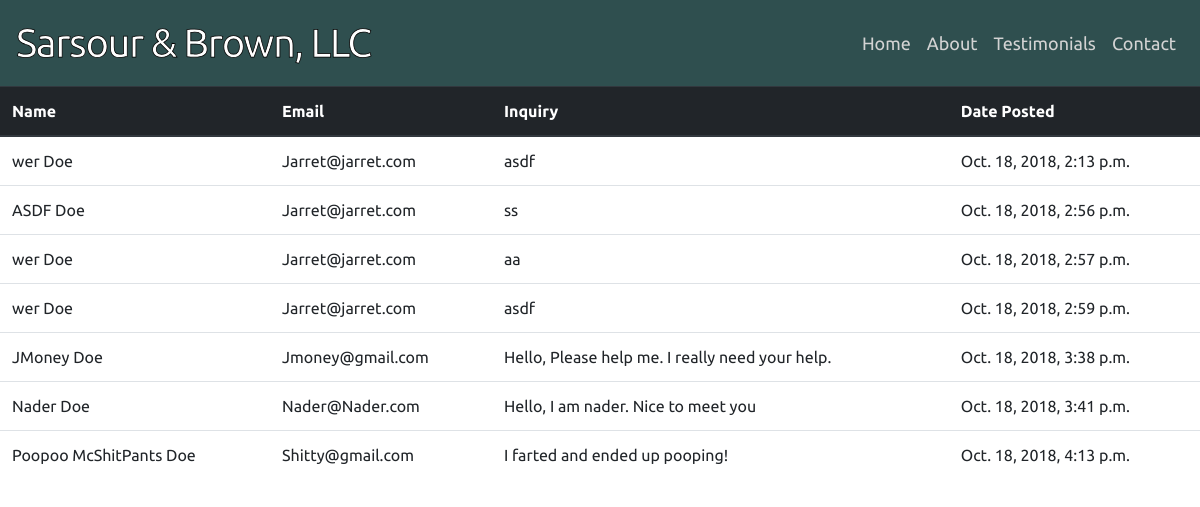
/display_inquiries/, run on an earlier commit of the app's database.
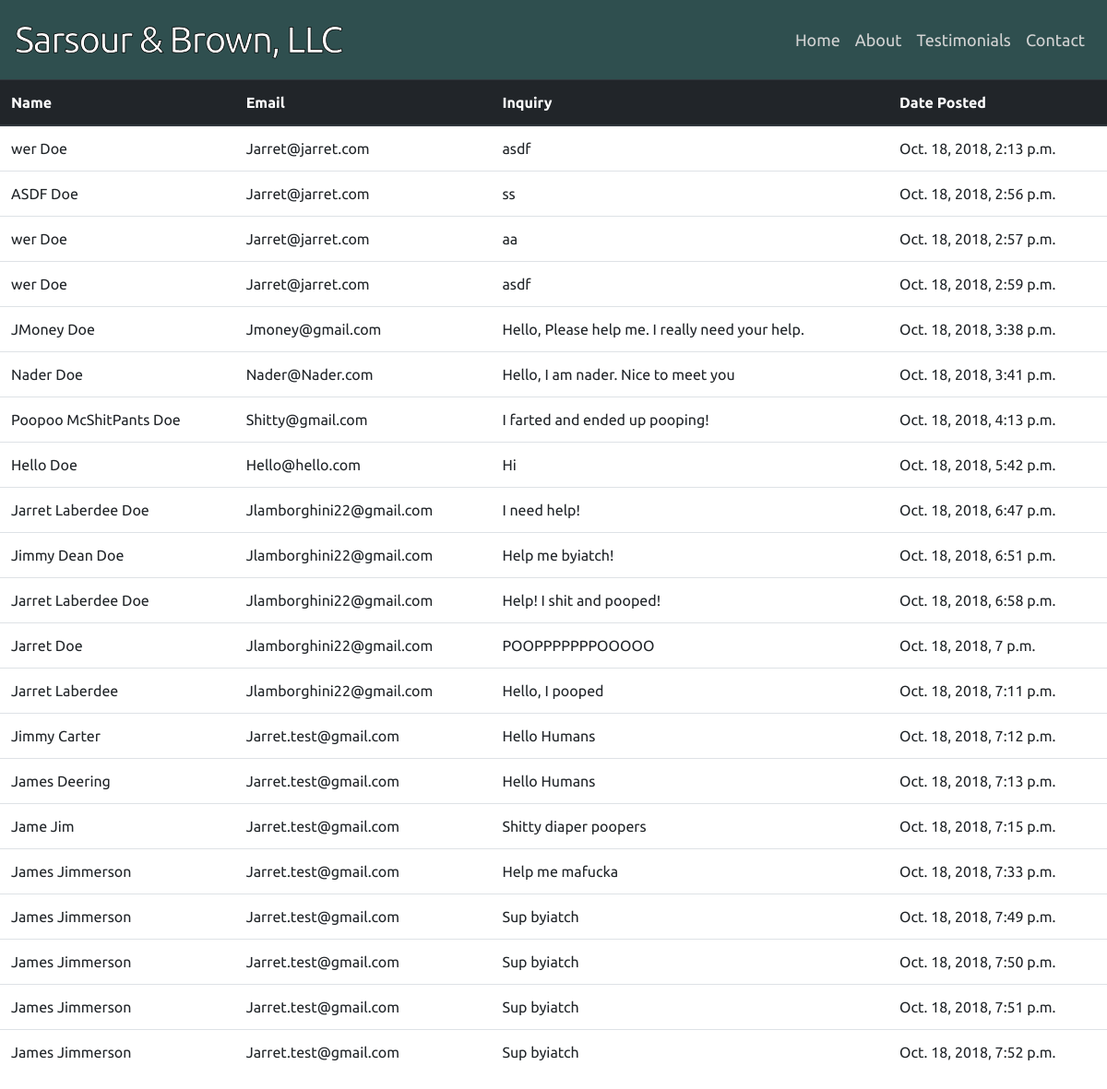
And on a later commit of the database.
### home/models.py (models this page shows, shortened)
class Submitter(models.Model):
    first_name = models.CharField(max_length=100)
    last_name = models.CharField(max_length=100, default="Doe")
    email = models.EmailField(max_length=100)
    body = models.CharField(max_length=250)
    date_submitted = models.DateTimeField(default=timezone.now)

### home/views.py (the view)
# urls.py: path('display_inquiries/', views.display_inquiries, name='display_inquiries'),
def display_inquiries(request):
    query_results = Submitter.objects.all()
    context = {'query_results': query_results, 'n': range(10000)}
    return render(request, 'home/display_inquiries.html', context)

### home/templates/home/display_inquiries.html
{% extends 'home/base.html' %}
{% block display_inquiries %}
    <table class="table">
        <thead class="thead-dark">
            <tr>
                <th scope="col">Name</th>
                <th scope="col">Email</th>
                <th scope="col">Inquiry</th>
                <th scope="col">Date Posted</th>
            </tr>
        </thead>
        {% for item in query_results %}
        <tr>
            <td>{{ item.first_name }} {{ item.last_name }} </td>
            <td>{{ item.email }}</td>
            <td>{{ item.body }}</td>
            <td>{{ item.date_submitted }}</td>
        </tr>
        {% endfor %}
    </table>
{% endblock %}

### home/templates/home/base.html (shortened to what this page needs)
{% load static %}
<!DOCTYPE html>
<html lang="en">
  <head>
    <link rel="stylesheet" href="{% static 'styles.css' %}" type="text/css"/>
    <link rel="stylesheet" href="{% static 'validation_failure_modal.css' %}" type="text/css"/>
    <link rel="stylesheet" href="https://stackpath.bootstrapcdn.com/bootstrap/4.1.3/css/bootstrap.min.css">
  </head>
  <body>
    <nav class="navbar navbar-expand-sm">
      <a class="navbar-brand" id="sarsour_and_brown_nav_text">Sarsour &amp Brown, LLC</a>
      <div class="collapse navbar-collapse" id="navbarMenu">
        <ul class="navbar-nav ml-auto">
          <li class="nav-item">
            <a href="{% url 'home-page' %}" class="nav-link">Home</a>
          </li>
          <li class="nav-item">
            <a href="{% url 'about-page' %}" class="nav-link">About</a>
          </li>
          <li class="nav-item">
            <a href="{% url 'testimonials-page' %}" class="nav-link">Testimonials</a>
          </li>
          <li class="nav-item">
            <a href="{% url 'contact-page' %}" class="nav-link">Contact</a>
          </li>
        </ul>
      </div>
    </nav>
    {% block display_inquiries %}{% endblock %}
  </body>
</html>

### static/styles.css (style rules this page uses)
head, body, nav, footer, div, table { font-family: 'Ubuntu', sans-serif; }
ul.navbar-nav.ml-auto li.nav-item a.nav-link { color: lightgrey; }
nav.navbar.navbar-expand-sm { background-color: rgb(47,79,79); }
nav.navbar.navbar-expand-sm a.navbar-brand { letter-spacing: -1.5px; font-size: 40px; color: black; -webkit-text-fill-color: white; -webkit-text-stroke-width: .75px; -webkit-text-stroke-color: black; }
ul.navbar-nav.ml-auto li.nav-item { font-size: 18px; }

What changed in the data, as far as the page shows it:
added Submitter: first_name "Hello", last_name "Doe", email "Hello@hello.com", body "Hi", date_submitted "Oct. 18, 2018, 5:42 p.m."
added Submitter: first_name "Jarret Laberdee", last_name "Doe", email "Jlamborghini22@gmail.com", body "I need help!", date_submitted "Oct. 18, 2018, 6:47 p.m."
added Submitter: first_name "Jimmy Dean", last_name "Doe", email "Jlamborghini22@gmail.com", body "Help me byiatch!", date_submitted "Oct. 18, 2018, 6:51 p.m."
added Submitter: first_name "Jarret Laberdee", last_name "Doe", email "Jlamborghini22@gmail.com", body "Help! I shit and pooped!", date_submitted "Oct. 18, 2018, 6:58 p.m."
added Submitter: first_name "Jarret", last_name "Doe", email "Jlamborghini22@gmail.com", body "POOPPPPPPPOOOOO", date_submitted "Oct. 18, 2018, 7 p.m."
added Submitter: first_name "Jarret", last_name "Laberdee", email "Jlamborghini22@gmail.com", body "Hello, I pooped", date_submitted "Oct. 18, 2018, 7:11 p.m."
added Submitter: first_name "Jimmy", last_name "Carter", email "Jarret.test@gmail.com", body "Hello Humans", date_submitted "Oct. 18, 2018, 7:12 p.m."
added Submitter: first_name "James", last_name "Deering", email "Jarret.test@gmail.com", body "Hello Humans", date_submitted "Oct. 18, 2018, 7:13 p.m."
added Submitter: first_name "Jame", last_name "Jim", email "Jarret.test@gmail.com", body "Shitty diaper poopers", date_submitted "Oct. 18, 2018, 7:15 p.m."
added Submitter: first_name "James", last_name "Jimmerson", email "Jarret.test@gmail.com", body "Help me mafucka", date_submitted "Oct. 18, 2018, 7:33 p.m."
added Submitter: first_name "James", last_name "Jimmerson", email "Jarret.test@gmail.com", body "Sup byiatch", date_submitted "Oct. 18, 2018, 7:49 p.m."
added Submitter: first_name "James", last_name "Jimmerson", email "Jarret.test@gmail.com", body "Sup byiatch", date_submitted "Oct. 18, 2018, 7:50 p.m."
added Submitter: first_name "James", last_name "Jimmerson", email "Jarret.test@gmail.com", body "Sup byiatch", date_submitted "Oct. 18, 2018, 7:51 p.m."
added Submitter: first_name "James", last_name "Jimmerson", email "Jarret.test@gmail.com", body "Sup byiatch", date_submitted "Oct. 18, 2018, 7:52 p.m."
